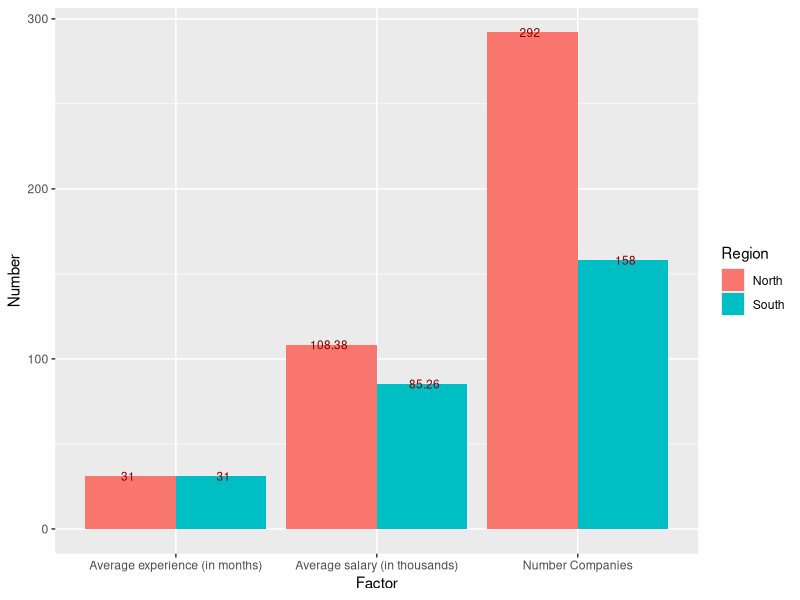
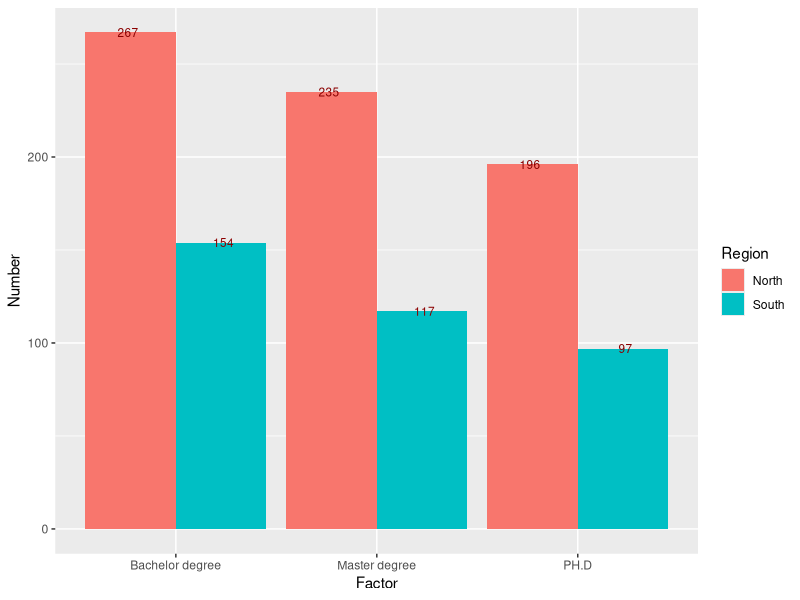
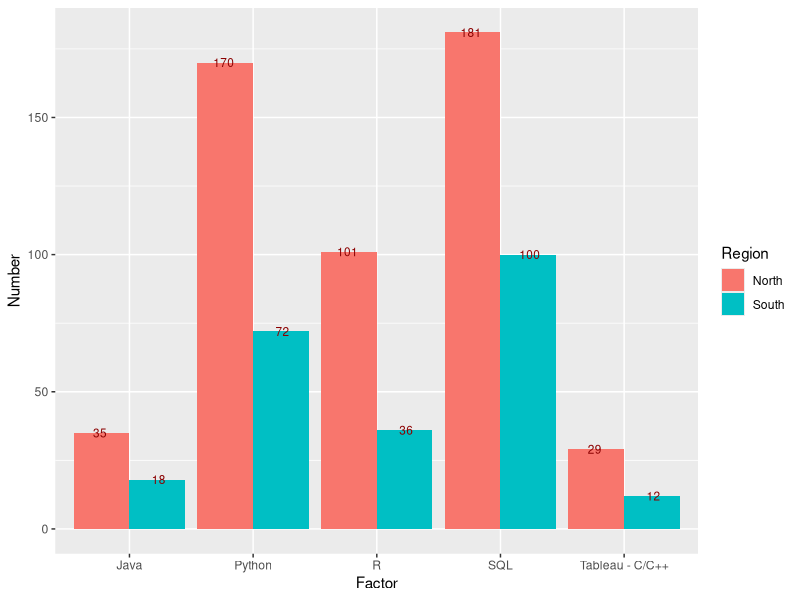
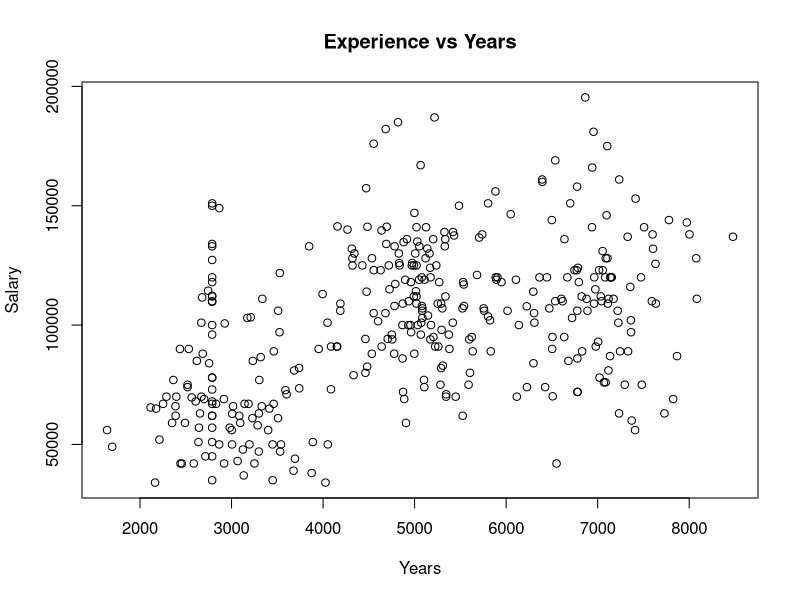

Write the R code that produced these figures, in order. (Note: this script raises an error after producing the figures.)
## ---- chunk 1
pkg_list = c("ggplot2", "plyr", "stringr")
mia_pkgs = pkg_list[!(pkg_list %in% installed.packages()[,"Package"])]
if(length(mia_pkgs) > 0) install.packages(mia_pkgs)
loaded_pkgs = lapply(pkg_list, require, character.only=TRUE)
## ---- chunk 2
jdata = read.csv("datarelatedjobs.csv")
jdata$X = NULL
names(jdata)
head(jdata)
## ---- chunk 3
summary(jdata)
str(jdata)

for(i in 1:length(jdata$Standing)){
  if(is.na(jdata$Standing[i])){
    jdata$Standing[i] = "All levels"
  }
}  
## ---- chunk 4
count(jdata$Standing)
## ---- chunk 5
North_sub = jdata[which(jdata$Region == "North CA"),]
head(North_sub,5)
South_sub = jdata[which(jdata$Region == "South CA"),]
head(South_sub,5)
## ---- chunk 6
n_companies_north = rep(0, length(count(North_sub$Company)$freq))
n_companies_south = rep(0, length(count(South_sub$Company)$freq))

for(i in 1:length(count(North_sub$Company)$freq)){
  if(count(North_sub$Company)$freq[i] == 1){
    n_companies_north[i] = count(North_sub$Company)$freq[i] 
  } else{
    n_companies_north[i] = 1
  }
}

for(i in 1:length(count(South_sub$Company)$freq)){
  if(count(South_sub$Company)$freq[i] == 1){
    n_companies_south[i] = count(South_sub$Company)$freq[i] 
  } else{
    n_companies_south[i] = 1
  }
}
sum(n_companies_north)
sum(n_companies_south)
## ---- chunk 7
avg_exp_N = round(mean(North_sub$Minimum_exp_years)*12,0)
avg_exp_S = round(mean(South_sub$Minimum_exp_years)*12,0)
avg_exp_N
avg_exp_S
## ---- chunk 8
#Use NA.omit to omit to take out NA values then use mean function to find average
Omit_yr_salary_N = na.omit(North_sub$Estimate_minimum_average_salary)
Omit_yr_salary_S = na.omit(South_sub$Estimate_minimum_average_salary)
North_Est_min_salary = round(mean(Omit_yr_salary_N)/1000,2)
South_Est_min_salary = round(mean(Omit_yr_salary_S)/1000,2)

North_Est_min_salary
South_Est_min_salary
## ---- chunk 9
firstdf = data.frame(
          Region = rep(c("North", "South"), each = 3),
          Factor = rep(c("Average experience (in months)", "Average salary (in thousands)","Number Companies")),
          Number = c(avg_exp_N, North_Est_min_salary, sum(n_companies_north),
                     avg_exp_S, South_Est_min_salary, sum(n_companies_south)))

plotfirst = ggplot(data = firstdf, aes(x = Factor, y = Number, fill = Region)) + 
    geom_bar(stat = "identity", position=position_dodge()) +  
    geom_text(aes(label = Number), position = position_dodge(0.95), vjust=0.5, color = "darkred", size = 3)

#jpeg('plotfirst.jpg')
#plot(plotfirst)
plotfirst

## ---- chunk 10
#Nearly same as counting number of companies:
#Create 3 vectors: n_bach, n_master, n_phd to store the values.
#For this one we need to use stringr.
#Ex: All levels -> n_bach = n_bach + 1, n_master = n_master + 1, n_phd = n_phd + 1
#BS/MS ->  n_bach = n_bach + 1, n_master = n_master + 1 (Use  stringr so that we can get only BS or only MS)
Standing_sub = jdata[which(jdata$Standing != "NA"),]
North_sub_st = Standing_sub[which(Standing_sub$Region == "North CA"),]
South_sub_st = Standing_sub[which(Standing_sub$Region == "South CA"),]
## ---- chunk 11
n_bach_S = length(str_subset(South_sub_st$Standing, pattern = "^B")) + count(South_sub_st$Standing)$freq[which(count(South_sub_st$Standing) == "All levels")]  
n_bach_S

n_master_S = length(str_subset(South_sub_st$Standing, pattern = "^MS")) + length(str_subset(South_sub_st$Standing, pattern = "MS$")) + count(South_sub_st$Standing)$freq[which(count(South_sub_st$Standing) == "All levels")] - length(str_subset(South_sub_st$Standing, pattern = "^MS$"))
n_master_S

n_PH.D_S = length(str_subset(South_sub_st$standing, pattern = "^PH.D")) + length(str_subset(South_sub_st$Standing, pattern = "PH.D$")) + count(South_sub_st$Standing)$freq[which(count(South_sub_st$Standing) == "All levels")]
n_PH.D_S
## ---- chunk 12
n_bach_N = length(str_subset(North_sub_st$Standing, pattern = "^B")) + count(North_sub_st$Standing)$freq[which(count(North_sub_st$Standing) == "All levels")]  
n_bach_N

n_master_N = length(str_subset(North_sub_st$Standing, pattern = "^MS")) + length(str_subset(North_sub_st$Standing, pattern = "MS$")) + count(North_sub_st$Standing)$freq[which(count(North_sub_st$Standing) == "All levels")] - length(str_subset(North_sub_st$Standing, pattern = "^MS$"))
n_master_N

n_PH.D_N = length(str_subset(North_sub_st$standing, pattern = "^PH.D")) + length(str_subset(North_sub_st$Standing, pattern = "PH.D$")) + count(North_sub_st$Standing)$freq[which(count(North_sub_st$Standing) == "All levels")]
n_PH.D_N
## ---- chunk 13
secondtdf = data.frame(
          Region = rep(c("North", "South"), each = 3),
          Factor = rep(c("Bachelor degree", "Master degree","PH.D")),
          Number = c(n_bach_N, n_master_N, n_PH.D_N,
                     n_bach_S, n_master_S, n_PH.D_S))

plotsecond = ggplot(data = secondtdf, aes(x = Factor, y = Number, fill = Region)) + 
    geom_bar(stat = "identity", position=position_dodge()) +  
    geom_text(aes(label = Number), position = position_dodge(0.95), vjust=0.5, color = "darkred", size = 3)

#jpeg('plotsecond.jpg')
#plot(plotsecond)
plotsecond
## ---- chunk 14
count(jdata$Preferred_lang1)[order(count(jdata$Preferred_lang1)$freq),] 
count(jdata$Preferred_lang2)
## ---- chunk 15
count_order = function(col1, col2, order, top){
  ct1 = count(col1)
  ct2 = count(col2)
  if(order == "decreasing"){
    ct1_inc = ct1[order(ct1$freq, decreasing = T),]
    ct2_inc = ct2[order(ct2$freq, decreasing = T),]
    
    cl = length(ct1_inc$freq) - length(ct2_inc$freq)

    if(cl < 0){
      fresult = data.frame(Lang1 = c(as.character(ct1_inc$x), rep(NA,abs(cl))),
                            Freq1 = c(ct1_inc$freq, rep(NA,abs(cl))),
                            Lang2 = as.character(ct2_inc$x),
                            Freq2 = ct2_inc$freq)                  

    } else{
      fresult = data.frame(Lang1 = as.character(ct1_inc$x),
                            Freq1 = ct1_inc$freq,
                            Lang2 = c(as.character(ct2_inc$x), rep(NA,cl)),
                            Freq2 = c(ct2_inc$freq,rep(NA,cl)))         
      }
  }
  else{
    ct1_dec = ct1[order(ct1$freq, decreasing = F),]
    ct2_dec = ct2[order(ct2$freq, decreasing = F),]
    
    cl = length(ct1_dec$freq) - length(ct2_dec$freq)

    if(cl < 0){
      fresult = data.frame(Lang1 = c(as.character(ct1_dec$x), rep(NA,abs(cl))),
                            Freq1 = c(ct1_dec$freq, rep(NA,abs(cl))),
                            Lang2 = as.character(ct2_dec$x),
                            Freq2 = ct2_dec$freq)                  
    } else{
      fresult = data.frame(Lang1 = as.character(ct1_dec$x),
                            Freq1 = ct1_dec$freq,
                            Lang2 = c(as.character(ct2_dec$x), rep(NA,cl)),
                            Freq2 = c(ct2_dec$freq,rep(NA,cl))) 
    }
  }
  for(i in 1:15){
    for(j in 1:15){
      if(fresult$Lang1[i] == fresult$Lang2[j]){
        fresult$Freq1[i] = fresult$Freq1[i] + fresult$Freq2[j]
      }
    }
  }
  if(order == "decreasing"){
    res = fresult[order(fresult$Freq1, decreasing = T),]
  } else {
    res = fresult[order(fresult$Freq1, decreasing = F),]
  }
  return(res[1:top,1:2])
}


## ---- chunk 16
sl = count_order(South_sub_st$Preferred_lang1, South_sub_st$Preferred_lang2,"decreasing", 5)
nl = count_order(North_sub_st$Preferred_lang1, North_sub_st$Preferred_lang2,"decreasing", 5)
sl
nl
thirddf = data.frame(
          Region = rep(c("North", "South"), each = 5),
          Factor = c("SQL", "Python", "R", "Java", "Tableau - C/C++", 
                     "SQL", "Python", "R", "Java", "Tableau - C/C++"),
          Number = c(nl$Freq1[1], nl$Freq1[2], nl$Freq1[3], nl$Freq1[4], nl$Freq1[5], 
                     sl$Freq1[1], sl$Freq1[2], sl$Freq1[3], sl$Freq1[4], sl$Freq1[5]))

plotthird = ggplot(data = thirddf, aes(x = Factor, y = Number, fill = Region)) + 
    geom_bar(stat = "identity", position=position_dodge()) +  
    geom_text(aes(label = Number), position = position_dodge(0.95), vjust=0.5, color = "darkred", size = 3)

#jpeg('plotsecond.jpg')
#plot(plotsecond)
plotthird
## ---- chunk 17
# Top five most demanding languages:C++, Java, Python,R,SQL

order_lang_S = count(South_sub_st$Preferred_lang1)
order_lang_N = count(North_sub_st$Preferred_lang1)
OLS = order_lang_S[order(order_lang_S$freq, decreasing = TRUE),]
OLN = order_lang_N[order(order_lang_N$freq, decreasing = TRUE),]
OLS_df = data.frame(Name_language = OLS$x, Freq = OLS$freq)
OLN_df = data.frame(Name_language = OLN$x, Freq = OLN$freq)

head(OLS_df, 5)
head(OLN_df, 5)
## ---- chunk 18
n_cpp_North = length(str_subset(North_sub_st$Preferred_lang1, pattern = "^C\\++$")) +length(str_subset(North_sub_st$Preferred_lang2, pattern = "C\\++$"))

n_cpp_South = length(str_subset(South_sub_st$Preferred_lang1, pattern = "^C\\++$")) +length(str_subset(South_sub_st$Preferred_lang2, pattern = "C\\++$"))

n_java_South = length(str_subset(South_sub_st$Preferred_lang1, pattern = "^Java$")) +length(str_subset(South_sub_st$Preferred_lang2, pattern = "^Java$"))

n_java_North = length(str_subset(North_sub_st$Preferred_lang1, pattern = "^Java$")) +length(str_subset(North_sub_st$Preferred_lang2, pattern = "^Java$"))

n_Python_North = length(str_subset(North_sub_st$Preferred_lang1, pattern = "^Python$"))+length(str_subset(North_sub_st$Preferred_lang2, pattern = "^Python$"))

n_Python_South = length(str_subset(South_sub_st$Preferred_lang1, pattern = "^Python$"))  +length(str_subset(South_sub_st$Preferred_lang2, pattern ="^Python$"))

n_R_North = length(str_subset(North_sub_st$Preferred_lang1, pattern = "^R$")) +length(str_subset(North_sub_st$Preferred_lang2, pattern = "R$"))

n_R_South = length(str_subset(South_sub_st$Preferred_lang1, pattern = "^R$"))  +length(str_subset(South_sub_st$Preferred_lang2, pattern = "R$"))
n_R_South
n_SQL_North = length(str_subset(North_sub_st$Preferred_lang1, pattern = "^SQL$")) +length(str_subset(North_sub_st$Preferred_lang1, pattern = "/SQL$")) +length(str_subset(North_sub_st$Preferred_lang2, pattern = "^SQL$"))

n_SQL_South = length(str_subset(South_sub_st$Preferred_lang1, pattern = "^SQL$"))+ length(str_subset(South_sub_st$Preferred_lang1, pattern = "/SQL$"))+ length(str_subset(South_sub_st$Preferred_lang2, pattern = "^SQL$"))


res = cbind(nl,sl)
handwaydf = data.frame(NLang1 = c("SQL", "Python", "R", "Java", "C/C++"),
                       NFreg1 = c(n_SQL_North, n_Python_North, n_R_North, n_java_North, n_cpp_North),
                       SLang1 = c("SQL", "Python", "R", "Java", "C/C++"),
                       NLang1 = c(n_SQL_South, n_Python_South, n_R_South, n_java_South, n_cpp_South))
res
handwaydf
## ---- chunk 19
top20 = count_order(jdata$Preferred_lang1, jdata$Preferred_lang2,"decreasing", 20)
top20
## ---- chunk 20
for (i in 1:length(jdata$Standing)){
  if(!is.na(str_extract(jdata$Standing[i], pattern = "^B")) || !is.na(str_extract(jdata$Standing[i], pattern = "^A"))){
    jdata$Difficulty[i] = "Easy"
  } else if (!is.na(str_extract(jdata$Standing[i], pattern = "^M"))){
    jdata$Difficulty[i] = "Medium"
  } else if (!is.na(str_extract(jdata$Standing[i], pattern = "^P"))){
    jdata$Difficulty[i] = "Hard"
  }
}
## ---- chunk 21
Ez = jdata[which(jdata$Difficulty == "Easy"),]
Ez
Ex = jdata[which(jdata$Minimum_exp_years <=5),]
Ex
Re = jdata[which(jdata$Region == "North CA"),]
Re
## ---- chunk 22
find_company = function(Difficulty, Exp, Region, Language){
  
  
}
## ---- chunk 23
for(i in 1:length(jdata$Minimum_exp_years)){
  if(jdata$Minimum_exp_years[i] == 1 & !is.na(jdata$Estimate_minimum_average_salary[i])){
    if(jdata$Estimate_minimum_average_salary[i] >= 150000){
      jdata$Minimum_exp_years[i] = 4
    }
    else if(jdata$Estimate_minimum_average_salary[i] >= 130000 &
            jdata$Estimate_minimum_average_salary[i] <  150000){
      jdata$Minimum_exp_years[i] = 3
    }
    else if (jdata$Estimate_minimum_average_salary[i] >= 100000 &
             jdata$Estimate_minimum_average_salary[i] <  130000){
      jdata$Minimum_exp_years[i] = 2
    }
    else{jdata$Minimum_exp_years[i] = 1}
  } 
}
## ---- chunk 24
set.seed(2018)
result = jdata$Estimate_minimum_average_salary[which.min(jdata$Estimate_minimum_average_salary)]
for (i in 1:length(jdata$City))
if(count(jdata$City)$freq[which(count(jdata$City)$x == (jdata$City[i]))] > mean(count(jdata$City)$freq)){ 
  jdata$Jobs_density[i] = "High"
  jdata$City_Bonus[i] = round(rnorm(1, mean = result * 1.75, sd = 500),1) 
} else {
  jdata$Jobs_density[i] = "Low"
  jdata$City_Bonus[i] = round(rnorm(1, mean = result* 1.25, sd = 500),1) 
}

## ---- chunk 25
count(str_detect(jdata$Position, pattern = "Scientist"))
count(str_detect(jdata$Position, pattern = "Analyst"))
count(str_detect(jdata$Position, pattern = "Engineer"))
## ---- chunk 26
set.seed(2018)
for (i in 1:length(jdata$Position)){
  if(str_detect(jdata$Position[i], pattern = "Engineer")){
    jdata$Posi_Bonus[i] = round(rnorm(1, mean = 7000, sd = 500),1)
  }  else if (str_detect(jdata$Position[i], pattern = "Scientist")){
    jdata$Posi_Bonus[i] = round(rnorm(1, mean = 5000, sd = 500),1)
  }  else if (str_detect(jdata$Position[i], pattern = "Analyst")){
    jdata$Posi_Bonus[i] = round(rnorm(1, mean = 3000, sd = 500),1)
  } 
}
#as.numeric(jdata$Posi_Bonus)
head(jdata,10)
## ---- chunk 27
model1 = lm(Estimate_minimum_average_salary ~ Posi_Bonus, data = jdata)
plot(jdata$Estimate_minimum_average_salary ~ jdata$Posi_Bonus
, main = "Experience vs Years", xlab = "Years", ylab = "Salary")
abline(model)
## ---- chunk 28

## ---- chunk 29
